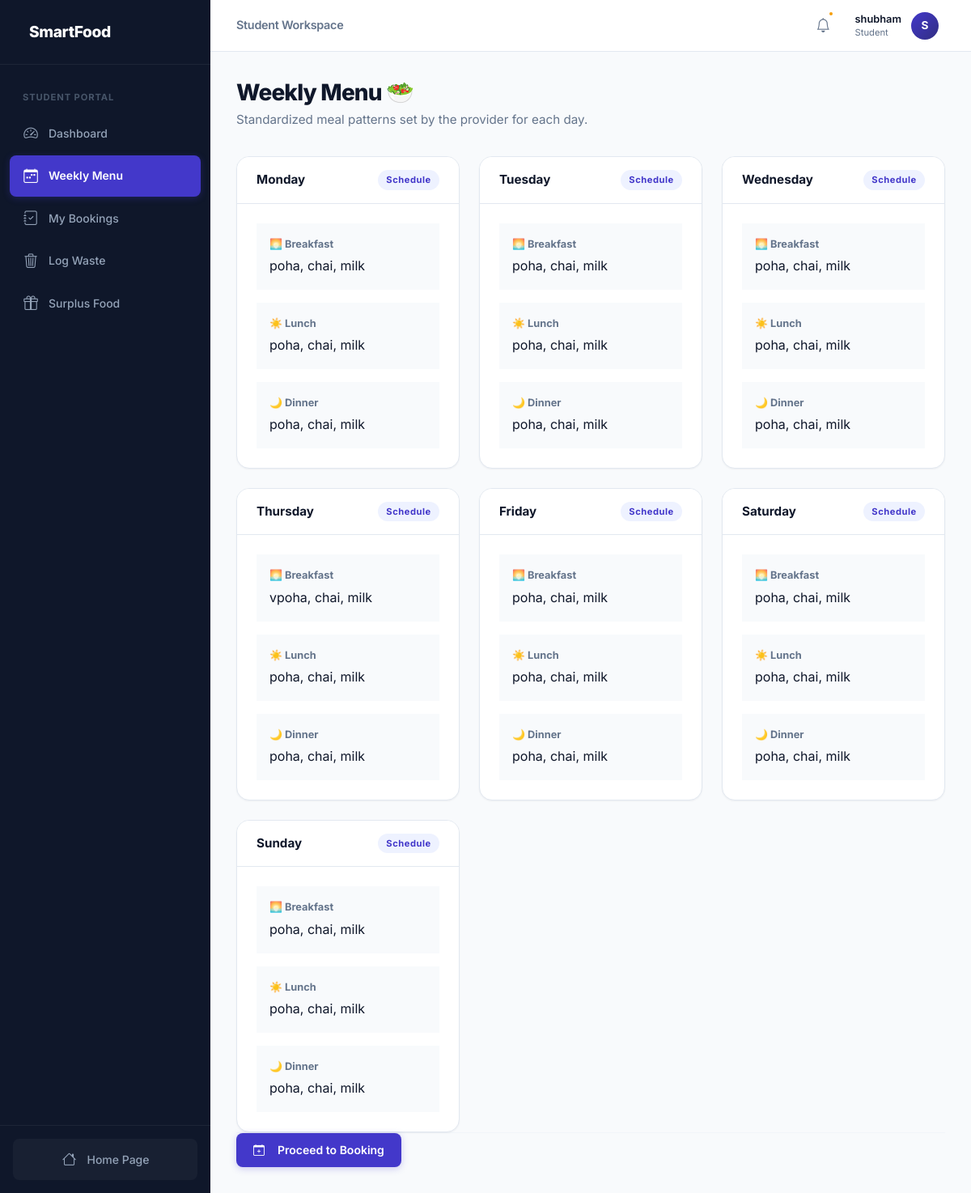
The page /meals/menu/ (signed in) on the database its author committed.
### users/models.py (models this page shows, shortened)
class UserProfile(models.Model):
    user = models.OneToOneField(User, on_delete=models.CASCADE, related_name='profile')
    role = models.CharField(max_length=20, choices=ROLE_CHOICES, default='pending')
    phone = models.CharField(max_length=15, blank=True)
    organization = models.CharField(max_length=100, blank=True, help_text="For NGO users")
    food_provider = models.ForeignKey(
        FoodProvider, on_delete=models.SET_NULL, null=True, blank=True,
        related_name='members', help_text="Food Provider this user belongs to"
    )
    def is_student(self):
        return self.role == 'student'
    def is_provider(self):
        return self.role in ['canteen', 'hostel', 'mess', 'hotel', 'restaurant', 'temple']

### meals/models.py (models this page shows, shortened)
class WeeklyMenu(models.Model):
    DAY_CHOICES = [
        ('Monday', 'Monday'), ('Tuesday', 'Tuesday'), ('Wednesday', 'Wednesday'),
        ('Thursday', 'Thursday'), ('Friday', 'Friday'), ('Saturday', 'Saturday'), ('Sunday', 'Sunday')
    ]
    provider = models.ForeignKey(FoodProvider, on_delete=models.CASCADE, related_name='weekly_menus')
    day = models.CharField(max_length=15, choices=DAY_CHOICES)
    breakfast = models.TextField(blank=True)
    lunch = models.TextField(blank=True)
    dinner = models.TextField(blank=True)
    class Meta:
        unique_together = ['provider', 'day']

### meals/views.py (the view)
# urls.py: path('menu/', views.meal_menu, name='meal_menu'),
@login_required
def meal_menu(request):
    try:
        provider = request.user.profile.food_provider
        day_names = ['Monday', 'Tuesday', 'Wednesday', 'Thursday', 'Friday', 'Saturday', 'Sunday']
        menus = []
        for day in day_names:
            menu = WeeklyMenu.objects.filter(provider=provider, day=day).first()
            if menu:
                menus.append(menu)
    except Exception:
        menus = []
    return render(request, 'meals/menu.html', {'menus': menus})

### users/context_processors.py (called while the page is built)
def get_target_date(now):
    current_hour = now.hour
    is_open = (current_hour >= 20 or current_hour < 7)
    if current_hour >= 20:
        return now.date() + timedelta(days=1), is_open
    else:
        return now.date(), is_open

### templates/meals/menu.html (shortened to what this page needs)
{% extends 'base.html' %}
{% block content %}
<div class="page-header">
    <h2>Weekly Menu 🥗</h2>
    <p class="page-subtitle">Standardized meal patterns set by the provider for each day.</p>
</div>
<div class="grid-3">
{% for menu in menus %}
    <div class="modern-card">
        <div class="card-header">
            <strong>{{ menu.day }}</strong>
            <span class="badge badge-info text-uppercase" style="font-size: 0.7rem; font-weight: 700; letter-spacing: 0.5px;">Schedule</span>
        </div>
        <div class="card-body">
            <div class="mb-3 p-3 bg-light rounded" style="background: var(--bg-main) !important;">
                <div class="small fw-bold text-muted mb-1 text-uppercase">🌅 Breakfast</div>
                <div class="text-dark">{{ menu.breakfast|default:"Not set" }}</div>
            </div>
            <div class="mb-3 p-3 bg-light rounded" style="background: var(--bg-main) !important;">
                <div class="small fw-bold text-muted mb-1 text-uppercase">☀️ Lunch</div>
                <div class="text-dark">{{ menu.lunch|default:"Not set" }}</div>
            </div>
            <div class="p-3 bg-light rounded" style="background: var(--bg-main) !important;">
                <div class="small fw-bold text-muted mb-1 text-uppercase">🌙 Dinner</div>
                <div class="text-dark">{{ menu.dinner|default:"Not set" }}</div>
            </div>
        </div>
    </div>
{% empty %}
    <div class="modern-card text-center py-5" style="grid-column: 1 / -1;">
        <div class="text-muted" style="font-size: 3rem;"><i class="bi bi-journal-x"></i></div>
        <h4 class="mt-3 fw-bold">No Menu Available</h4>
        <p class="text-muted">The provider hasn't updated the weekly menu yet.</p>
    </div>
{% endfor %}
</div>
<div class="mt-5 pt-3" style="border-top: 1px solid var(--border-light);">
    <a href="/meals/book/" class="btn btn-primary"><i class="bi bi-calendar-plus me-2"></i>Proceed to Booking</a>
</div>
{% endblock %}

### templates/base.html (shortened to what this page needs)
<!DOCTYPE html>
<html lang="en">
<head>
    {% load static %}
    <link href="https://cdn.jsdelivr.net/npm/bootstrap-icons@1.11.0/font/bootstrap-icons.css" rel="stylesheet">
    <link href="{% static 'css/style.css' %}" rel="stylesheet">
</head>
<body>
    {% if user.is_authenticated %}
    <div class="dashboard-layout">
        <aside class="dashboard-sidebar" id="sidebar">
            <div class="sidebar-header">
                 SmartFood
            </div>
            <nav class="sidebar-nav">
                {% if user.profile.role == 'admin' or user.is_superuser %}
                    <div class="sidebar-section-label">Admin Controls</div>
                    <a class="sidebar-link" href="{% url 'dashboard' %}"><i class="bi bi-grid"></i> Overview</a>
                    <a class="sidebar-link" href="{% url 'inventory_list' %}"><i class="bi bi-box-seam"></i> Inventory</a>
                    <a class="sidebar-link" href="{% url 'waste_list' %}"><i class="bi bi-trash"></i> Waste Logs</a>
                    <a class="sidebar-link" href="{% url 'surplus_list' %}"><i class="bi bi-gift"></i> Surplus Food</a>
                {% elif user.profile.role == 'ngo' %}
                    <div class="sidebar-section-label">NGO Portal</div>
                    <a class="sidebar-link" href="{% url 'ngo_dashboard' %}"><i class="bi bi-grid"></i> Dashboard</a>
                    <a class="sidebar-link" href="{% url 'surplus_list' %}"><i class="bi bi-heart"></i> Available Surplus</a>
                {% else %}
                    <div class="sidebar-section-label">Student Portal</div>
                    <a href="{% url 'student_dashboard' %}" class="sidebar-link">
                        <i class="bi bi-speedometer2"></i> Dashboard
                    </a>
                    <a href="{% url 'meal_menu' %}" class="sidebar-link">
                        <i class="bi bi-calendar-week"></i> Weekly Menu
                    </a>
                    <a href="{% url 'my_bookings' %}" class="sidebar-link">
                        <i class="bi bi-journal-check"></i> My Bookings
                    </a>
                    <a href="{% url 'log_waste' %}" class="sidebar-link">
                        <i class="bi bi-trash3"></i> Log Waste
                    </a>
                    <a href="{% url 'surplus_list' %}" class="sidebar-link">
                        <i class="bi bi-gift"></i> Surplus Food
                    </a>
                {% endif %}
            </nav>
            <div class="sidebar-footer">
                <a class="sidebar-link" href="{% url 'home' %}">
                    <i class="bi bi-house"></i> Home Page
                </a>
            </div>
        </aside>
        <main class="dashboard-main">
            <header class="dashboard-header">
                <div class="flex-center gap-2">
                    <h5 class="header-title">{{ user.profile.get_role_display|default:"Student" }} Workspace</h5>
                </div>
                <div class="flex-center gap-3">
                    <div class="notification-bell" id="notification-trigger">
                        <i class="bi bi-bell fs-5"></i>
                        {% if unread_notifications_count > 0 %}
                        <span class="notification-dot"></span>
                        {% endif %}
                    </div>
                    <div class="header-profile" id="profile-trigger">
                        <div class="flex-column align-items-end" style="line-height: 1.3;">
                            <span class="fw-semibold small text-dark">{{ user.username }}</span>
                            <span class="text-muted" style="font-size: 0.7rem; text-transform: capitalize;">{{ user.profile.get_role_display|default:"Student" }}</span>
                        </div>
                        <div class="profile-avatar">
                            {{ user.username|make_list|first|upper }}
                        </div>
                    </div>
                </div>
            </header>
    {% endif %}
    <div class="{% if user.is_authenticated %}dashboard-content{% else %}app-container mt-4{% endif %}">
        {% block content %}{% endblock %}
    </div>
    {% if user.is_authenticated %}
            </main>
        </div>
    {% endif %}
</body>
</html>

### rows shown on the page
WeeklyMenu: day "Monday", breakfast "poha, chai, milk", lunch "poha, chai, milk", dinner "poha, chai, milk"
WeeklyMenu: day "Tuesday", breakfast "poha, chai, milk", lunch "poha, chai, milk", dinner "poha, chai, milk"
WeeklyMenu: day "Wednesday", breakfast "poha, chai, milk", lunch "poha, chai, milk", dinner "poha, chai, milk"
WeeklyMenu: day "Thursday", breakfast "vpoha, chai, milk", lunch "poha, chai, milk", dinner "poha, chai, milk"
WeeklyMenu: day "Friday", breakfast "poha, chai, milk", lunch "poha, chai, milk", dinner "poha, chai, milk"
WeeklyMenu: day "Saturday", breakfast "poha, chai, milk", lunch "poha, chai, milk", dinner "poha, chai, milk"
WeeklyMenu: day "Sunday", breakfast "poha, chai, milk", lunch "poha, chai, milk", dinner "poha, chai, milk"

### other values the page prints
{{ user.profile.get_role_display|default:"Student" }} "Student"
{{ user.username }} "shubham"
{{ user.username|make_list|first|upper }} "S"
